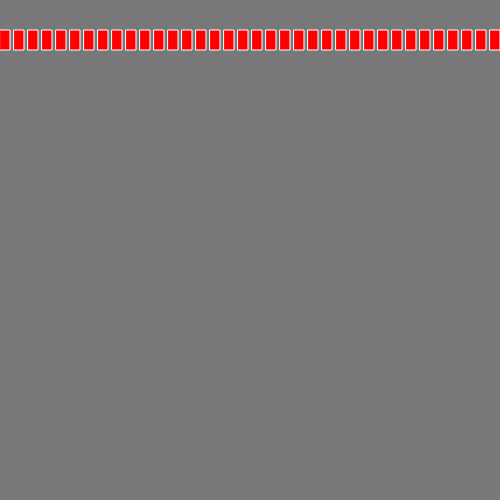
Frame 1 (no input)
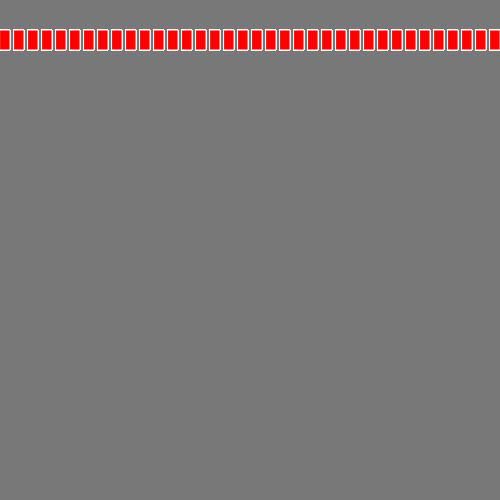
Frame 60 (no input)
Frame 120 (the mouse pressed at the canvas centre since frame 60): identical to frame 60, image omitted

The p5.js sketch that drew these frames (run headless with seeded random() and noise() and a simulated clock; from frame 60 on, the mouse is pressed at the canvas centre):

// p5.js sketch
// ── sketch.js
// Week 01 - Day 02

let showBoxes = true;
let numBoxes = 36;
let boxWidth = 10;
let boxHeight = 20;
let boxSpacing = 14;

function setup() {
    createCanvas(500,500);
    background(120);

}

function draw() {
    if (showBoxes == true) {
        drawBoxes(numBoxes, boxWidth, boxHeight, boxSpacing);
    }

}
// ── function.js
function drawBoxes(numBoxes, boxWidth, boxHeight, boxSpacing) {
    if (numBoxes == 20) {
        console.log("too many boxes");
        return "too many boxes";
    }
    fill(255, 0, 0);
    stroke(255);
    for (let i = 0; i < numBoxes; i++) {
        rect( i * boxSpacing, 30, boxWidth, boxHeight);
    }

    return "completed";
}
